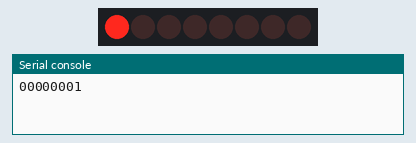
Simulated run of this program. Board: Raspberry Pi Pico running MicroPython. Shown: 8 shift-register outputs drawn as a row of LEDs (first output left, lit = HIGH), the last lines printed to the serial console.

Above: at 0.3 s.
At 0.97 s:
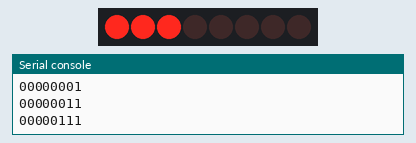
At 1.64 s:
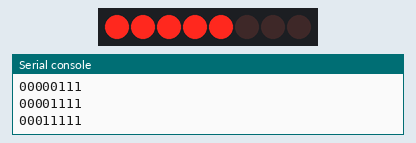
At 3.32 s:
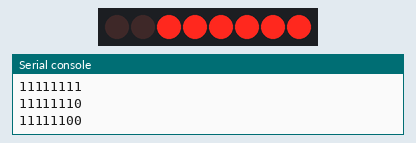
At 5.0 s:
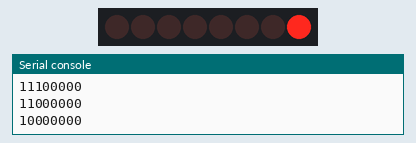
At 6.68 s:
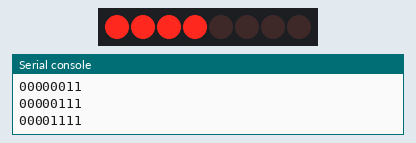
Timing chart, 0 to 7.0 s (numbered marks = the images above):
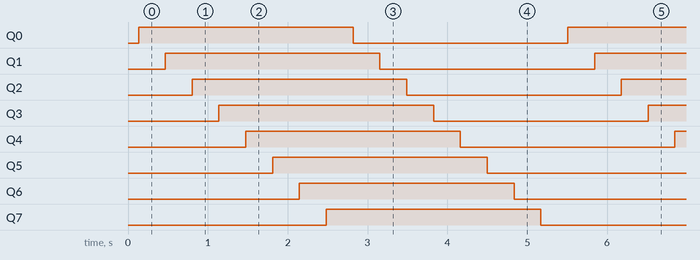

The program:

hc595_8_led.py
```python
import machine
import time

ser   = machine.Pin(20,machine.Pin.OUT)
rclk  = machine.Pin(18,machine.Pin.OUT)
srclk = machine.Pin(16,machine.Pin.OUT)

def hc595_shift(dat):
    rclk.low()
    time.sleep_ms(5)
    for bit in range(7, -1, -1):
        srclk.low()
        time.sleep_ms(5)
        value = 1 & (dat >> bit)
        ser.value(value)
        time.sleep_ms(5)
        srclk.high()
        time.sleep_ms(5)
    time.sleep_ms(5)
    rclk.high()
    time.sleep_ms(5)

num = 0

while True:
    for i in range(16):
        if i < 8:
            num = (num<<1) + 1
        elif i>=8:
            num = (num & 0b01111111)<<1  #0b01111111
        hc595_shift(num)
        print("{:0>8b}".format(num))
        time.sleep_ms(200)
```

Measured:
- by itself, Q0–7: alternates HIGH for 2.7 s and LOW for 2.7 s
- by itself, everything shown: repeats every 5.4 s, in 16 steps
